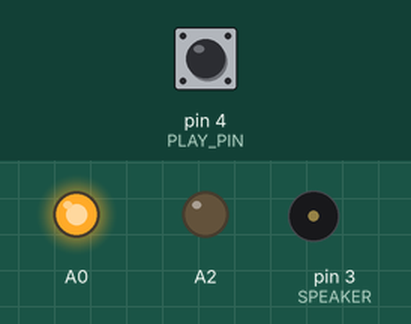
This sketch was run on a simulated Arduino Uno, built with avr-gcc and run on an emulated ATmega328P. Shown: output pins drawn as LEDs (lit = HIGH), buzzer (waves = sounding). The test bench sets the inputs (shaded band); at power-on: pin 4 (PLAY_PIN) HIGH. Pins used as bus, display or sensor lines are not drawn.

Above: at 3.8 s.
3.9 s: pin 4 (PLAY_PIN) pulled LOW for 0.15 s
At 4.5 s:
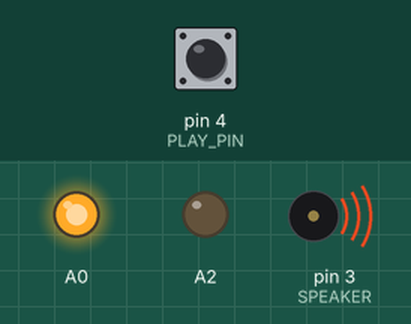
Timing chart, 0 to 7.0 s (numbered marks = the images above; inputs shaded):
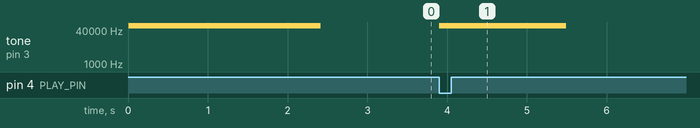

Measured:
- after the input at 3.9 s, tone on pin 3 (SPEAKER): silent → 62500 Hz at once, → silent 1.6 s later

The sketch:

train_horn.ino
```cpp
/*
      This code was quick and dirty, based on a PCM audio example in the
      arduino playground: http://playground.arduino.cc/Code/PCMAudio

      It's been heavely modified for use with RC to generate something that's
      a bit like an engine sound. I've started work on making the program
      readable, still some to do though.
*/


#include "settings.h"
//#include "idle.h"
#include "16k-horn2.h"

// Mode settings - These could easily be 4 jumpers connected to spare pins, checked at startup to determine mode
boolean managedThrottle = true;     // Managed mode looks after the digipot if fitted for volume, and adds some mass to the engine
boolean potThrottle = false;         // A pot connected to A1, 0-1023 sets speed
boolean pwmThrottle = false;        // Takes a standard servo signal on pin 2 (UNO)
boolean spiThrottle = false;        // SPI mode, is an SPI slave, expects 1-255 for throttle position, with 0 being engine off

// Stuff not to play with!
#define SPEAKER 3                               // This is kept as 3, original code had 11 as option, but this conflicts with SPI
volatile uint16_t currentSmpleRate = BASE_RATE; // Current playback rate, this is adjusted depending on engine RPM
boolean audioRunning = false;                   // Audio state, used so we can toggle the sound system
uint16_t curVolume = 0;                         // Current digi pot volume, used for fade in/out
volatile uint16_t curEngineSample;              // Index of current loaded sample
uint8_t  lastSample;                            // Last loaded sample
int16_t  currentThrottle = 0;                   // 0 - 1000, a top value of 1023 is acceptable
uint8_t  throttleByte = 0;                      // Raw throttle position in SPI mode, gets mapped to currentThrottle
uint8_t  spiReturnByte = 0;                     // The current RPM mapped to a byte for SPI return
volatile int16_t pulseWidth = 0;                // Current pulse width when in PWM mode

//
#define PLAY_PIN  4
int loops = 3;

void setup()
{
  pinMode(SPEAKER, OUTPUT);
  digitalWrite(SPEAKER, LOW);
  // SPI slave mode
  pinMode(10, INPUT);  // Chip Select
  pinMode(12, OUTPUT); // MISO pin, this is for ATMEGA328/168
  SPCR |= _BV(SPE);// turn on SPI in slave mode
  SPCR |= _BV(SPIE); // turn on interrupts

  // MCP4131 digi pot
  pinMode(POT_CS, OUTPUT);
  pinMode(POT_SCK, OUTPUT);
  pinMode(POT_SDO, OUTPUT);
  digitalWrite(POT_CS, HIGH);
  digitalWrite(POT_SCK, HIGH);
  digitalWrite(POT_SDO, HIGH);

  if(managedThrottle) writePot(0);
  else writePot(DEFAULT_VOLUME);

  // Analog input, we set these pins so a pot with 0.1in pin spacing can
  // plug directly into the Arduino header, if you change POT_PIN you may
  // want to comment them out
  pinMode(A0, OUTPUT);
  pinMode(A2, OUTPUT);
  digitalWrite(A0, HIGH);
  digitalWrite(A2, LOW);


  // pwm in setup, for a standard servo pulse
  pinMode(2, INPUT); // We don't want INPUT_PULLUP as the 5v may damage some receivers!
  if(pwmThrottle){   // And we don't want the interrupt firing when not in pwm mode
    attachInterrupt(0, getPulsewidth, CHANGE);
  }

  pinMode(PLAY_PIN, INPUT_PULLUP); // We don't want INPUT_PULLUP as the 5v may damage some receivers!
  // setup complete, so start making sounds
#if 0
  if (loops)
  {
    loops--;
    startPlayback();
  }
#endif
}


char play_btn = 0;
void loop()
{
  if(potThrottle) doPotThrottle();
  else if(pwmThrottle) doPwmThrottle();
  else if(spiThrottle) doSpiThrottle();

  if(managedThrottle) manageSpeed();

  if (loops)
  {
    if (audioRunning == false)
    {
      loops--;
      startPlayback();
    }
  }
  if (!digitalRead(PLAY_PIN))
  {
    if (!play_btn)
      loops = 2; //it adds one on btn open
    play_btn = 1;
  }
  else
    play_btn = 0;
}


/* _____ _               _   _   _
  |_   _| |__  _ __ ___ | |_| |_| | ___  ___
    | | | '_ \| '__/ _ \| __| __| |/ _ \/ __|
    | | | | | | | | (_) | |_| |_| |  __/\__ \
    |_| |_| |_|_|  \___/ \__|\__|_|\___||___/ */

void doPotThrottle(){

  if(managedThrottle){
    currentThrottle = analogRead(POT_PIN);
  }
  else {
    currentSmpleRate = F_CPU / (BASE_RATE + long(analogRead(POT_PIN) * TOP_SPEED_MULTIPLIER));
  }

}


void doPwmThrottle(){

  if(managedThrottle){
    if(pulseWidth > 800 && pulseWidth < 2200){ // check if the pulsewidth looks like a servo pulse
      if(pulseWidth < 1000) pulseWidth = 1000; // Constrain the value
      if(pulseWidth > 2000) pulseWidth = 2000;

      if(pulseWidth > 1520) currentThrottle = (pulseWidth - 1500) *2;  // make a throttle value from the pulsewidth 0 - 1000
      else if(pulseWidth < 1470) currentThrottle = abs( (pulseWidth - 1500) *2);
      else currentThrottle = 0;
    }
  }
  else {
    if(pulseWidth > 800 && pulseWidth < 2200){ // check if the pulsewidth looks like a servo pulse
      if(pulseWidth < 1000) pulseWidth = 1000; // Constrain the value
      if(pulseWidth > 2000) pulseWidth = 2000;

      if(pulseWidth > 1520) currentThrottle = (pulseWidth - 1500) *2;  // make a throttle value from the pulsewidth 0 - 1000
      else if(pulseWidth < 1470) currentThrottle = abs( (pulseWidth - 1500) *2);
      else currentThrottle = 0;
      currentSmpleRate = F_CPU / (BASE_RATE + long(currentThrottle * TOP_SPEED_MULTIPLIER));
    }
  }

}


void doSpiThrottle(){

  if(managedThrottle){
    if(throttleByte > 0){
      if(!audioRunning) startPlayback();
      currentThrottle = throttleByte << 2;
    }
    else if(audioRunning) stopPlayback();
  }
  else {
    if(throttleByte > 0){
      if(!audioRunning) startPlayback();
      currentSmpleRate = F_CPU / (BASE_RATE + long((throttleByte << 2) * TOP_SPEED_MULTIPLIER));
    }
    else if(audioRunning) stopPlayback();
  }

}


/* __  __                 ____  _                 _       _   _
  |  \/  | __ _ ___ ___  / ___|(_)_ __ ___  _   _| | __ _| |_(_) ___  _ __
  | |\/| |/ _` / __/ __| \___ \| | '_ ` _ \| | | | |/ _` | __| |/ _ \| '_ \
  | |  | | (_| \__ \__ \  ___) | | | | | | | |_| | | (_| | |_| | (_) | | | |
  |_|  |_|\__,_|___/___/ |____/|_|_| |_| |_|\__,_|_|\__,_|\__|_|\___/|_| |_| */

void manageSpeed(){

  static int16_t prevThrottle = 0xFFFF;
  static int16_t currentRpm = 0;
  const  int16_t maxRpm = 8184;
  const  int16_t minRpm = 0;

  static unsigned long throtMillis;
  static unsigned long volMillis;

  // Engine RPM
  if(millis() - throtMillis > 5) {
    throtMillis = millis();

    if(currentThrottle +12 > currentRpm){
      currentRpm += 6;
      if(currentRpm > maxRpm) currentRpm = maxRpm;
      prevThrottle = currentThrottle;

    }
    else if(currentThrottle -15 < currentRpm){
      currentRpm -= 12;
      if(currentRpm < minRpm) currentRpm = minRpm;
      prevThrottle = currentThrottle;
    }

    if(currentRpm >> 2 < 255) spiReturnByte = currentRpm >> 2;
    else spiReturnByte = 255;
    if(currentRpm >> 2 < 0) spiReturnByte = 0;

    currentSmpleRate = F_CPU / (BASE_RATE + long(currentRpm * TOP_SPEED_MULTIPLIER) );
  }


  // Engine Volume
  if(millis() - volMillis > 50) {
    volMillis = millis();

    int vol = map(currentThrottle, 0, 1023, VOL_MIN, VOL_MAX);

    if(vol > curVolume) curVolume = vol;
    else {
      curVolume -= (curVolume/10);
      if(curVolume < VOL_MIN) curVolume = VOL_MIN;
    }

    int lastVolume = 0xFFFF;
    if(curVolume != lastVolume){
      lastVolume = curVolume;
      writePot(curVolume);
    }

  }

}


/* ____  _       _   ____       _
  |  _ \(_) __ _(_) |  _ \ ___ | |_
  | | | | |/ _` | | | |_) / _ \| __|
  | |_| | | (_| | | |  __/ (_) | |_
  |____/|_|\__, |_| |_|   \___/ \__|
           |___/                     */

void writePot(uint8_t data){
  // This function should get a value from 0 - 127
  // It would be trivial to convert this to work with
  // an I2C device.

  if(data > VOL_MAX) data = VOL_MAX; // cap it just in case

  digitalWrite(POT_CS, LOW);
  shiftOut(POT_SDO, POT_SCK, MSBFIRST, 0x00);
  shiftOut(POT_SDO, POT_SCK, MSBFIRST, data);
  digitalWrite(POT_CS, HIGH);

}

/* ____   ____ __  __   ____       _
  |  _ \ / ___|  \/  | / ___|  ___| |_ _   _ _ __
  | |_) | |   | |\/| | \___ \ / _ \ __| | | | '_ \
  |  __/| |___| |  | |  ___) |  __/ |_| |_| | |_) |
  |_|    \____|_|  |_| |____/ \___|\__|\__,_| .__/
                                            |_|    */
void startPlayback()
{
  pinMode(SPEAKER, OUTPUT);
  audioRunning = true;

  // Set up Timer 2 to do pulse width modulation on the speaker pin.
  ASSR &= ~(_BV(EXCLK) | _BV(AS2));                         // Use internal clock (datasheet p.160)

  TCCR2A |= _BV(WGM21) | _BV(WGM20);                        // Set fast PWM mode  (p.157)
  TCCR2B &= ~_BV(WGM22);

  TCCR2A = (TCCR2A | _BV(COM2B1)) & ~_BV(COM2B0);           // Do non-inverting PWM on pin OC2B (p.155)
  TCCR2A &= ~(_BV(COM2A1) | _BV(COM2A0));                   // On the Arduino this is pin 3.
  TCCR2B = (TCCR2B & ~(_BV(CS12) | _BV(CS11))) | _BV(CS10); // No prescaler (p.158)

  OCR2B = pgm_read_byte(&idle_data[0]);                     // Set initial pulse width to the first sample.

  // Set up Timer 1 to send a sample every interrupt.
  cli();

  TCCR1B = (TCCR1B & ~_BV(WGM13)) | _BV(WGM12);             // Set CTC mode (Clear Timer on Compare Match) (p.133)
  TCCR1A = TCCR1A & ~(_BV(WGM11) | _BV(WGM10));             // Have to set OCR1A *after*, otherwise it gets reset to 0!

  TCCR1B = (TCCR1B & ~(_BV(CS12) | _BV(CS11))) | _BV(CS10); // No prescaler (p.134)

  OCR1A = F_CPU / BASE_RATE;                                // Set the compare register (OCR1A).
                                                            // OCR1A is a 16-bit register, so we have to do this with
                                                            // interrupts disabled to be safe.

  TIMSK1 |= _BV(OCIE1A);                                   // Enable interrupt when TCNT1 == OCR1A (p.136)

  lastSample = pgm_read_byte(&idle_data[idle_len-1]);
  curEngineSample = 0;
  sei();


  uint8_t target = map(currentThrottle, 0, 1023, VOL_MIN, VOL_MAX); // Fadein the volume pot
  for(uint8_t i = 0; i < target; i ++){
    curVolume = i;
    writePot(curVolume);
    delay(1);
  }
}


void stopPlayback()
{
  digitalWrite(SPEAKER, LOW);
  // Fadeout the volume pot
  for(uint8_t i = curVolume; i > 0; i--){
    curVolume = i;
    writePot(i);
    delay(1);
  }

  TIMSK1 &= ~_BV(OCIE1A); // Disable playback per-sample interrupt
  TCCR1B &= ~_BV(CS10);   // Disable the per-sample timer completely
  TCCR2B &= ~_BV(CS10);   // Disable the PWM timer

  curEngineSample = 0;
  audioRunning = false;
}


/* ___       _                             _
  |_ _|_ __ | |_ ___ _ __ _ __ _   _ _ __ | |_ ___
   | || '_ \| __/ _ \ '__| '__| | | | '_ \| __/ __|
   | || | | | ||  __/ |  | |  | |_| | |_) | |_\__ \
  |___|_| |_|\__\___|_|  |_|   \__,_| .__/ \__|___/
                                    |_|            */

// Uses a pin change interrupt and micros() to get the pulsewidth at pin 2
void getPulsewidth(){
  unsigned long currentMicros = micros();
  boolean currentState = digitalRead(2);

  static unsigned long prevMicros = 0;
  static boolean lastState = LOW;

  if(lastState == LOW && currentState == HIGH){      // Rising edge
    prevMicros = currentMicros;
    lastState = currentState;
  }
  else if(lastState == HIGH && currentState == LOW){ // Falling edge
    pulseWidth = currentMicros - prevMicros;
    lastState = currentState;
  }

}

// SPI slave interrupt, just stores the last byte and sends
// current throttle when in managed mode
// If we change to a multibyte system this will get expanded
ISR (SPI_STC_vect){
  if(digitalRead(10)){
    throttleByte = SPDR;  // Store new byte
    SPDR = spiReturnByte; // Queue up return byte for next transaction
  }
}


// This is the main playback interrupt, keep this nice and tight!!
ISR(TIMER1_COMPA_vect) {
  OCR1A = currentSmpleRate;

  if (curEngineSample >= idle_len) { // Loop the sample
    if (loops)
    {
      loops--;
      curEngineSample = 0;
    }
    else
    {
      stopPlayback();
      return;
    }
  }

  OCR2B = pgm_read_byte(&idle_data[curEngineSample]);

  ++curEngineSample;

}
```

settings.h
```cpp
#define BASE_RATE 16000 // The base sample rate of the audio

// Pins
#define POT_PIN A1     // Pot wiper when using pot mode
#define POT_CS  4      // MCP4131 CS // If using a digi pot to control volume these are the pins
#define POT_SCK 5      // MCP4131 Clock
#define POT_SDO 6      // MCP4131 Data


#define DEFAULT_VOLUME 127      // Volume when in non managed mode
#define VOL_MIN 20              // Min volume in managed mode 0 - 127
#define VOL_MAX 127             // Max volume in managed mode 0 - 127
#define TOP_SPEED_MULTIPLIER 15 // RPM multiplier in managed mode, bigger the number the larger the rev range, 10 - 15 is a good place to start
```

Source omitted: 16k-horn2.h (data table, 79290 bytes)
